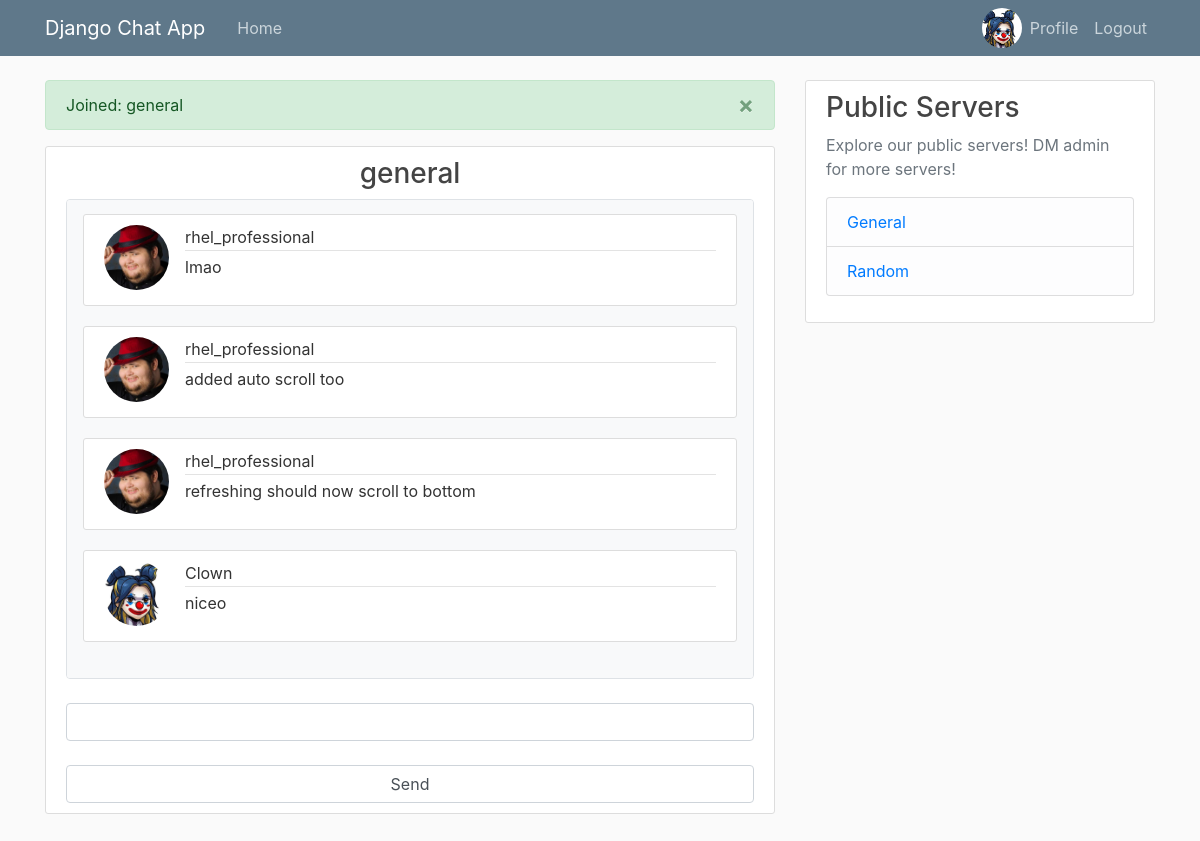
The app's page /general/ (signed in), older data.
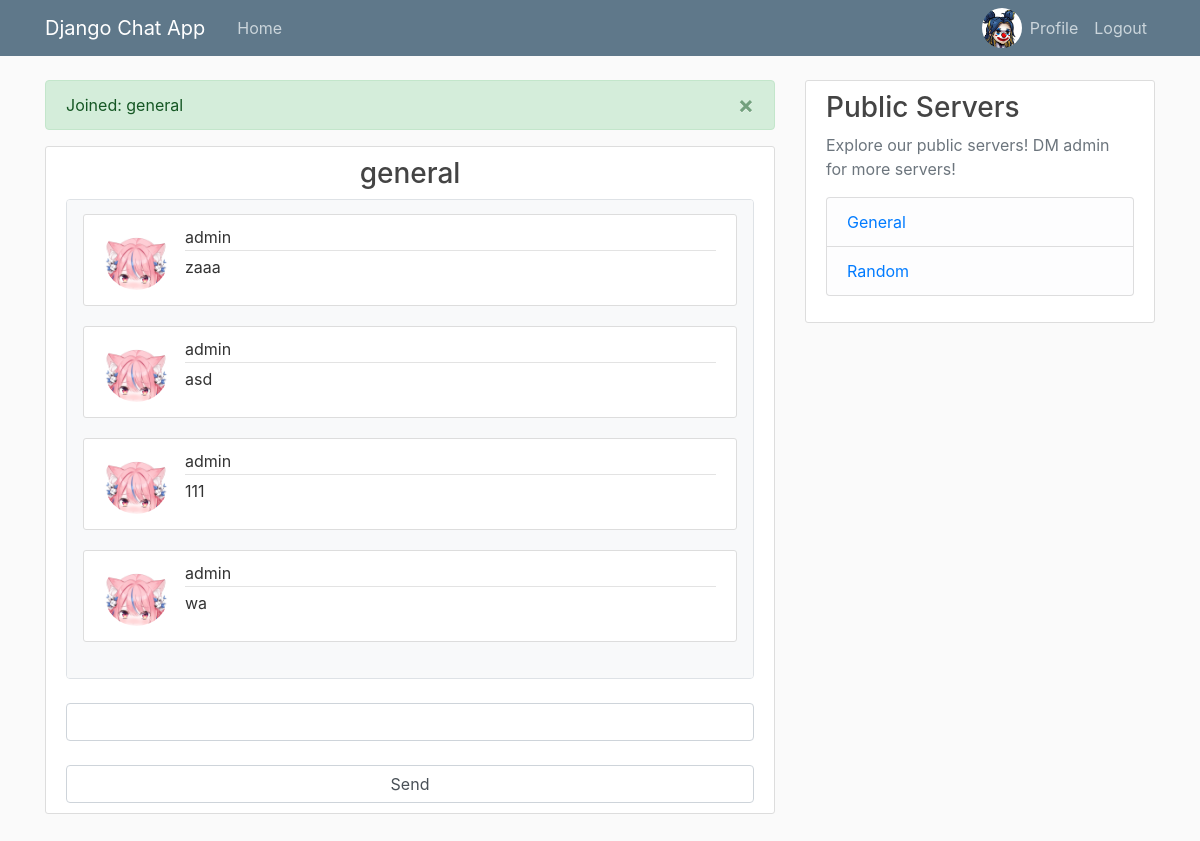
The same page, newer data.
### chat/models.py (models this page shows, shortened)
class Message(models.Model):
    username = models.CharField(max_length=50)
    room = models.CharField(max_length=50)
    message_content = models.TextField()
    date_added = models.DateTimeField(auto_now_add=True)
    profile_pic = models.ImageField()
    class Meta:
        ordering = ('date_added', )

class Room(models.Model):
    name = models.CharField(max_length=50)
    slug = models.CharField(max_length=50, unique=True)

### chat/views.py (the view)
# urls.py: path('<str:room_name>/', chat_views.chat_room, name='chat-room'),
@login_required
def chat_room(request, room_name):
    db_messages = Message.objects.filter(room=room_name)[:]
    messages.success(request, f"Joined: {room_name}")
    return render(request, 'chat/chatroom.html', {
        'room_name': room_name,
        'title': room_name,
        'db_messages': db_messages,
    })

### chat/context_processors.py (called while the page is built)
def public_rooms(request):
    rooms = Room.objects.all()
    return {'rooms': rooms}

### chat/templates/chat/chatroom.html (shortened to what this page needs)
{% extends "chat/base.html" %} {% load crispy_forms_tags %} {% block content %}
<div class="content-section">
    <h3 class="text-center">{{room_name}}</h3>
    <div id="chat-log-container"
        class="container bg-light p-3 rounded-sm border rounded overflow-auto"
        style="height: 480px; overflow-y:auto">
        <div id="chat-log">
            {% if db_messages %}
            {% for m in db_messages %}
            <div class="media content-section">
                <img class="rounded-circle article-img" src="{{m.profile_pic}}" />
                <div class="media-body">
                    <div class="article-metadata">
                        <span class="mr-2"> {{m.username}}  </span>
                    </div>
                    <p class="article-content">  {{m.message_content}}  </p>
                </div>
            </div>
            {% endfor %}
            {% endif %}
        </div>
    </div>
    <br />
    <input
        class="form-control"
        id="chat-message-input"
        type="text"
        size="100"
        /><br />
    <input
        class="form-control"
        id="chat-message-submit"
        type="button"
        value="Send"
        />
</div>
{% endblock content %}

### chat/templates/chat/base.html (shortened to what this page needs)
{% load static %}
<!DOCTYPE html>
<html>
<head>
    <link rel="stylesheet" href="https://maxcdn.bootstrapcdn.com/bootstrap/4.0.0/css/bootstrap.min.css">
    <link rel="stylesheet" type="text/css" href="{% static 'chat/main.css' %}">
</head>
<body>
    <header class="site-header">
      <nav class="navbar navbar-expand-md navbar-dark bg-steel fixed-top">
        <div class="container">
          <a class="navbar-brand mr-4" href="{% url 'chat-home' %}">Django Chat App</a>
          <div class="collapse navbar-collapse" id="navbarToggle">
            <div class="navbar-nav mr-auto">
              <a class="nav-item nav-link" href="{% url 'chat-home' %}">Home</a>
            </div>
            <div class="navbar-nav">
              {% if user.is_authenticated %}
              <img width="50px" class="rounded-circle" style="max-height: 40px; max-width: 40px;" src="{{user.profile.image.url}}">
                <a class="nav-item nav-link" href="{% url 'profile' %}"> Profile</a>
                <a class="nav-item nav-link" href="{% url 'logout' %}">Logout</a>
              {% else %}
                <a class="nav-item nav-link" href="{% url 'login' %}">Login</a>
                <a class="nav-item nav-link" href="{% url 'register' %}">Register</a>
              {% endif %}
            </div>
          </div>
        </div>
      </nav>
    </header>
    <main role="main" class="container">
      <div class="row">
        <div class="col-md-8">
          {% if messages %}
            {% for message in messages %}
                <div class="alert alert-{{ message.tags }} alert-dismissible fade show" role="alert">
                {{ message }}
                <button type="button" class="close" data-dismiss="alert" aria-label="Close">
                    <span aria-hidden="true">&times;</span>
                </button>
                </div>
            {% endfor %}
          {% endif %}
          {% block content %}{% endblock %}
        </div>
        <div class="col-md-4">
          <div class="content-section">
            <h3>Public Servers</h3>
            <p class='text-muted'>Explore our public servers! DM admin for more servers!
              <ul class="list-group">
                {% if rooms is None %}
                <li class="list-group-item list-group-item-light"> No public servers available ATM </li>
                {% else %}
                {% for room in rooms %}
                <li class="list-group-item list-group-item-light">
                    <a href="{% url 'chat-room' room.slug %}">
                        {{room.name}}
                    </a>
                </li>
                {% endfor %}
                {% endif %}
              </ul>
            </p>
          </div>
        </div>
      </div>
    </main>
</body>
</html>

Row changes from the older to the newer data that the page shows:
no longer on this page (row unchanged): Message: profile_pic (placeholder picture), username "rhel_professional", message_content "lmao"
no longer on this page (row unchanged): Message: profile_pic (placeholder picture), username "rhel_professional", message_content "added auto scroll too"
no longer on this page (row unchanged): Message: profile_pic (placeholder picture), username "rhel_professional", message_content "refreshing should now scroll to bottom"
no longer on this page (row unchanged): Message: profile_pic (picture), username "Clown", message_content "niceo"
added Message: profile_pic (picture), username "admin", message_content "zaaa"
added Message: profile_pic (picture), username "admin", message_content "asd"
added Message: profile_pic (picture), username "admin", message_content "111"
added Message: profile_pic (picture), username "admin", message_content "wa"
